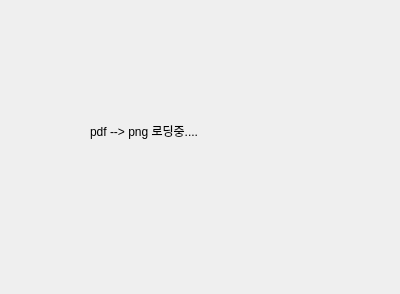
<?xml version="1.0" encoding="UTF-8"?>
<ui version="4.0">
 <class>Dialog</class>
 <widget class="QDialog" name="Dialog">
  <property name="geometry">
   <rect>
    <x>0</x>
    <y>0</y>
    <width>400</width>
    <height>294</height>
   </rect>
  </property>
  <property name="windowTitle">
   <string>Dialog</string>
  </property>
  <widget class="QLabel" name="label">
   <property name="geometry">
    <rect>
     <x>90</x>
     <y>60</y>
     <width>211</width>
     <height>141</height>
    </rect>
   </property>
   <property name="styleSheet">
    <string notr="true">font: 16pt &quot;Agency FB&quot;;</string>
   </property>
   <property name="text">
    <string>pdf --&gt; png 로딩중....</string>
   </property>
  </widget>
 </widget>
 <resources/>
 <connections/>
</ui>
